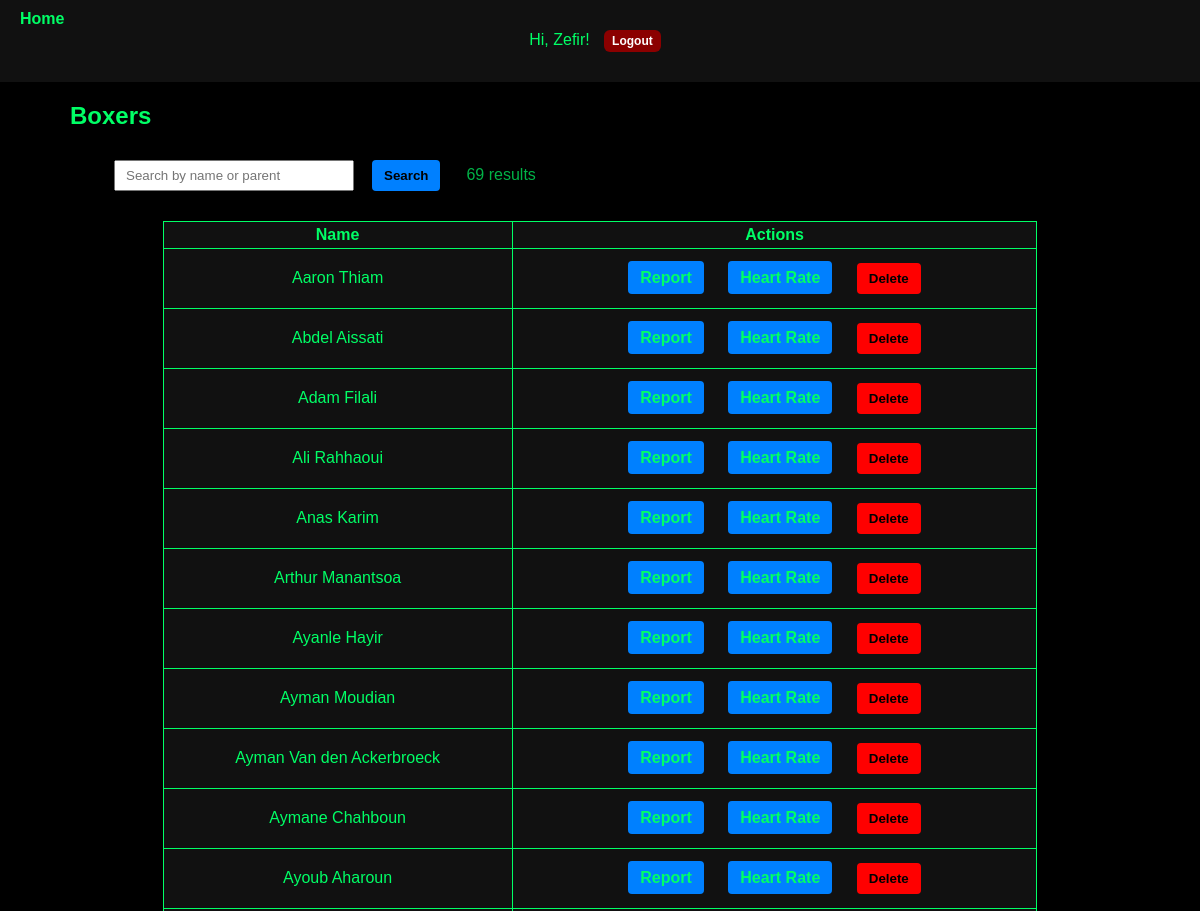
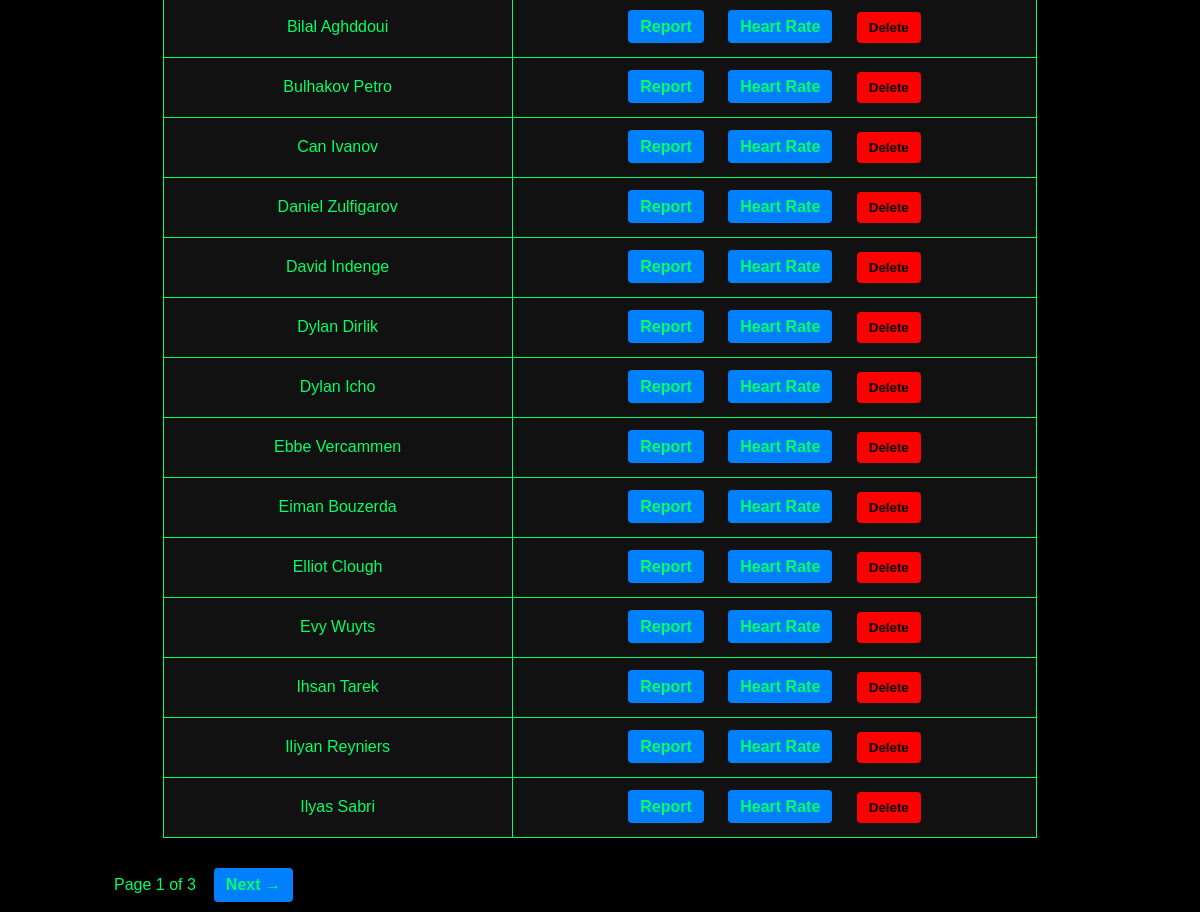
The page /boxers/ (signed in) on the database its author committed (2 pictures, top to bottom).
### BoxersPresenceApp/models.py (models this page shows, shortened)
class Boxer(models.Model):
    uuid = models.UUIDField(default=uuid4, editable=False, db_index=True)
    name = models.CharField(max_length=120)
    date_of_birth = models.DateField(blank=True, null=True)  # Birthday (optional)
    parent_name = models.CharField(max_length=120, blank=True, default="")  # NEW (optional)
    gym = models.ForeignKey(Gym, on_delete=models.PROTECT, related_name="boxers")
    coaches = models.ManyToManyField(settings.AUTH_USER_MODEL, blank=True, related_name="boxers")
    shared_with_gyms = models.ManyToManyField(Gym, blank=True, related_name="shared_boxers")

### BoxersPresenceApp/views.py (the view, shortened to what this page needs)
# urls.py: path('boxers/', views.BoxerListView.as_view(), name='boxer_list'),
class BoxerListView(LoginRequiredMixin, ListView):
    template_name = 'boxers/boxer_list.html'
    context_object_name = 'boxers'
    paginate_by = 25  # optional; remove if you don't want pagination
    def get_queryset(self):
        gym = user_gym(self.request)
        q = (self.request.GET.get("q") or "").strip()
        qs = Boxer.objects.filter(gym=gym)
        if q:
            for term in q.split():
                qs = qs.filter(
                    Q(name__icontains=term) |
                    Q(parent_name__icontains=term)
                )
        return qs.order_by("name")
    def get_context_data(self, **kwargs):
        ctx = super().get_context_data(**kwargs)
        ctx["q"] = (self.request.GET.get("q") or "").strip()
        ctx["result_count"] = self.get_queryset().count()
        ctx["form"] = BoxerForm()  # keep if you still use POST add
        return ctx

### BoxersPresenceApp/forms.py
class BoxerForm(forms.ModelForm):
    class Meta:
        model = Boxer
        fields = ['name', 'date_of_birth']

### BoxersPresenceApp/context_processors.py (called while the page is built)
def role_flags(request):
    is_parent = False
    if getattr(request, "user", None) and request.user.is_authenticated:
        try:
            request.user.parent_profile
            is_parent = True
        except ParentProfile.DoesNotExist:
            pass
    return {"is_parent": is_parent}

### BoxersPresenceApp/utils.py (called while the page is built)
def user_gym(request_or_user):
    user = getattr(request_or_user, "user", request_or_user)
    try:
        return user.coach_profile.gym
    except Exception:
        return Gym.objects.first()

### templates/boxers/boxer_list.html (shortened to what this page needs)
{% extends "base.html" %}
{% block content %}
<h2 class="page-title">Boxers</h2>
<div class="content-container">
  <form method="get" style="display:flex; gap:8px; align-items:center; margin-bottom:12px; flex-wrap:wrap;">
    <input type="search"
           name="q"
           value="{{ q }}"
           placeholder="Search by name or parent"
           style="padding:6px 10px; min-width:240px;">
    <button class="btn" type="submit">Search</button>
    <span style="opacity:.7; margin-left:8px;">{{ result_count }} result{{ result_count|pluralize }}</span>
  </form>
  {% if boxers %}
    <table>
      <thead>
        <tr>
          <th>Name</th>
          <th>Actions</th>
        </tr>
      </thead>
      <tbody>
        {% for b in boxers %}
          <tr>
            <td>{{ b.name }}</td>
            <td>
              <a class="btn" href="{% url 'boxer_report' b.id %}">Report</a>
              {% if b.pk %}
                <a class="btn" href="{% url 'heart_rate_detail' boxer_id=b.pk %}">Heart Rate</a>
              {% endif %}
              <form method="post"
                    action="{% url 'delete_boxer' b.pk %}"
                    style="display:inline"
                    onsubmit="return confirm('Delete {{ b.name }}?');">
                <button type="submit" class="btn btn-danger" style="background:red">Delete</button>
              </form>
            </td>
          </tr>
        {% endfor %}
      </tbody>
    </table>
    {% if is_paginated %}
      <div style="margin-top:10px; display:flex; gap:8px; align-items:center;">
        <span>Page {{ page_obj.number }} of {{ page_obj.paginator.num_pages }}</span>
        {% if page_obj.has_next %}
          <a class="btn" href="?q={{ q }}&page={{ page_obj.next_page_number }}">Next →</a>
        {% endif %}
      </div>
    {% endif %}
  {% else %}
    {% if q %}
      <p>No boxers match “{{ q }}”.</p>
    {% else %}
      <p>No boxers yet.</p>
    {% endif %}
  {% endif %}
</div>
{% endblock %}

### templates/base.html (shortened to what this page needs)
{% load static %}
<!doctype html>
<html>
<head>
  <link rel="stylesheet" href="{% static 'css/style.css' %}">
</head>
<body>
<header>
  <div>
    {% if user.is_authenticated %}
      Hi, {{ user.username }}!
      <form method="post" action="{% url 'logout' %}" style="display:inline;">
        {% if is_parent %}
          <a href="{% url 'parent_home' %}" class="home-top-left">Home</a>
        {% else %}
          <a href="{% url 'home' %}" class="home-top-left">Home</a>
        {% endif %}
        <button type="submit" class="btn logout-btn">Logout</button>
      </form>
    {% else %}
      <a href="{% url 'login' %}">Login</a>
    {% endif %}
  </div>
</header>
<div class="content-container">
  {% block content %}{% endblock %}
</div>
</body>
</html>

### BoxersPresenceApp/static/css/style.css (style rules this page uses)
.page-title { padding-left: 10px; }
.content-container { width: 90%; margin: 0 auto; }
body { font-family: Arial, sans-serif; background-color: #000; color: #00ff66; margin: 0; padding: 0; }
header { background-color: #111; padding: 20px; text-align: center; }
header a, header button { background: transparent; color: #00ff66; border: none; padding: 0; margin: 0 8px; display: inline-block; text-decoration: none; }
h2 { color: #00ff66; }
table { width: 90%; margin: 20px auto; border-collapse: collapse; background-color: #111; color: #00ff66; border: 1px solid #00ff66; }
th, td { padding: 10px; border: 1px solid #00ff66; text-align: center; }
.btn, button { color: #000; background-color: #0080ff; border: none; padding: 8px 12px; margin: 10px; cursor: pointer; text-decoration: none; font-weight: bold; border-radius: 4px; }
a:link, a:visited { color: #00ff66; }
table th, table td { padding: 4px; }

### templates/base.html (style rules this page uses)
.home-top-left { position: fixed; top: 10px; left: 12px; color: #fff; text-decoration: none; font-weight: 600; z-index: 1000; }
.logout-btn { background-color:#8B0000; color:#FFFFFF; font-size:12px; padding:4px 8px; border-radius:6px; }

### rows shown on the page
Boxer: name "Aaron Thiam", shows "Heart Rate"
Boxer: name "Abdel Aissati", shows "Heart Rate"
Boxer: name "Adam Filali", shows "Heart Rate"
Boxer: name "Ali Rahhaoui", shows "Heart Rate"
Boxer: name "Anas Karim", shows "Heart Rate"
Boxer: name "Arthur Manantsoa", shows "Heart Rate"
Boxer: name "Ayanle Hayir", shows "Heart Rate"
Boxer: name "Ayman Moudian", shows "Heart Rate"
Boxer: name "Ayman Van den Ackerbroeck", shows "Heart Rate"
Boxer: name "Aymane Chahboun", shows "Heart Rate"
Boxer: name "Ayoub Aharoun", shows "Heart Rate"
Boxer: name "Bilal Aghddoui", shows "Heart Rate"
Boxer: name "Bulhakov Petro", shows "Heart Rate"
Boxer: name "Can Ivanov", shows "Heart Rate"
Boxer: name "Daniel Zulfigarov", shows "Heart Rate"
Boxer: name "David Indenge", shows "Heart Rate"
Boxer: name "Dylan Dirlik", shows "Heart Rate"
Boxer: name "Dylan Icho", shows "Heart Rate"
Boxer: name "Ebbe Vercammen", shows "Heart Rate"
Boxer: name "Eiman Bouzerda", shows "Heart Rate"
Boxer: name "Elliot Clough", shows "Heart Rate"
Boxer: name "Evy Wuyts", shows "Heart Rate"
Boxer: name "Ihsan Tarek", shows "Heart Rate"
Boxer: name "Iliyan Reyniers", shows "Heart Rate"
Boxer: name "Ilyas Sabri", shows "Heart Rate"

### other values the page prints
{{ user.username }} "Zefir"
{{ result_count }} "69"
{{ page_obj.number }} "1"
{{ page_obj.paginator.num_pages }} "3"
